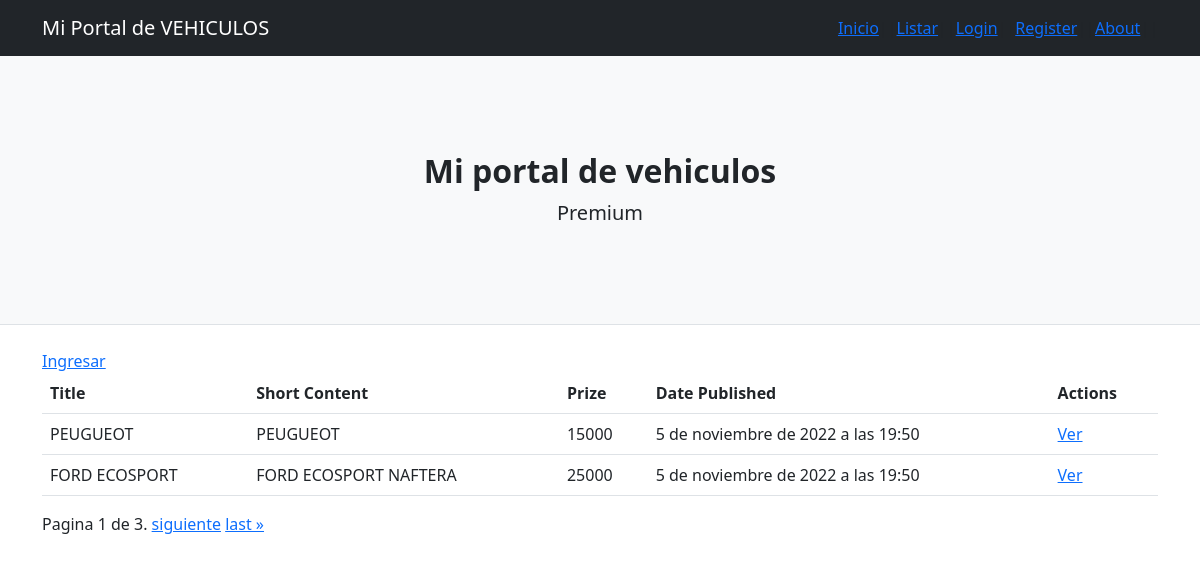
The app's page /blog/list/ with its own data.
### blog/models.py (models this page shows, shortened)
class Post(models.Model):
    title = models.CharField(max_length=100)
    short_content = models.CharField(max_length=255)
    content = models.TextField(max_length=3000)
    date_published = models.DateTimeField(auto_now_add=True)
    prize = models.PositiveIntegerField(default=0) # agreagado para el precio
    image = models.ImageField(upload_to="posts", null=True, blank=True) #agregado para imagen

### blog/views.py (the view)
# urls.py: path('list/', ListPost.as_view(), name="list-post"),
class ListPost(ListView):
    paginate_by = 2
    model = Post

### blog/templates/blog/post_list.html (shortened to what this page needs)
{% extends 'blog/base.html' %}
{% block contenido %}
<div class="container">
    {% if user.is_authenticated %}
        <a href="{% url 'blog-logout' %}">Salir</a>
        <a href="{% url 'create-post' %}">Crear un nuevo post</a>
        <a href="{% url 'profile-update' user.id %}">Actualizar Profile</a>
    {% else %}
        <a href="{% url 'blog-login' %}"> Ingresar</a>
    {% endif %}
    <table class="table">
        <tr>
            <th>Title</th>
            <th>Short Content</th>
            <th>Prize</th>
            <th>Date Published</th>
            <th>Actions</th>
        </tr>
        {% for post in object_list %}
            <tr>
                <td>{{ post.title }}</td>
                <td>{{ post.short_content }}</td>
                <td>{{ post.prize }}</td>
                <td>{{ post.date_published }} </td>
                <td>
                    <a href="{% url 'detail-post' post.id  %}">Ver</a>
                </td>
            </tr>
        {% endfor %}
    </table>
    <div class="pagination">
        <span class="step-links">
            <span class="current">
                Pagina {{ page_obj.number }} de {{ page_obj.paginator.num_pages }}.
            </span>
            {% if page_obj.has_next %}
            <a href="?page={{ page_obj.next_page_number }}">siguiente</a>
            <a href="?page={{ page_obj.paginator.num_pages }}">last &raquo;</a>
            {% endif %}
        </span>
    </div>
</div>
{% endblock %}

### records on screen
Post: title "PEUGUEOT", short_content "PEUGUEOT", prize "15000", date_published "5 de noviembre de 2022 a las 19:50"
Post: title "FORD ECOSPORT", short_content "FORD ECOSPORT NAFTERA", prize "25000", date_published "5 de noviembre de 2022 a las 19:50"

### other values on screen
{{ page_obj.number }} "1"
{{ page_obj.paginator.num_pages }} "3"
